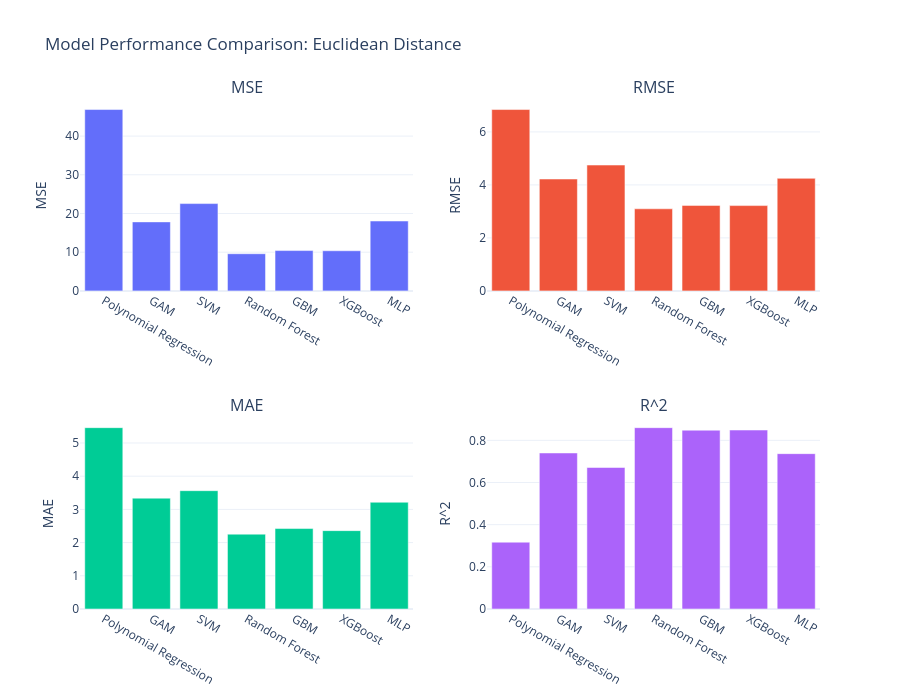
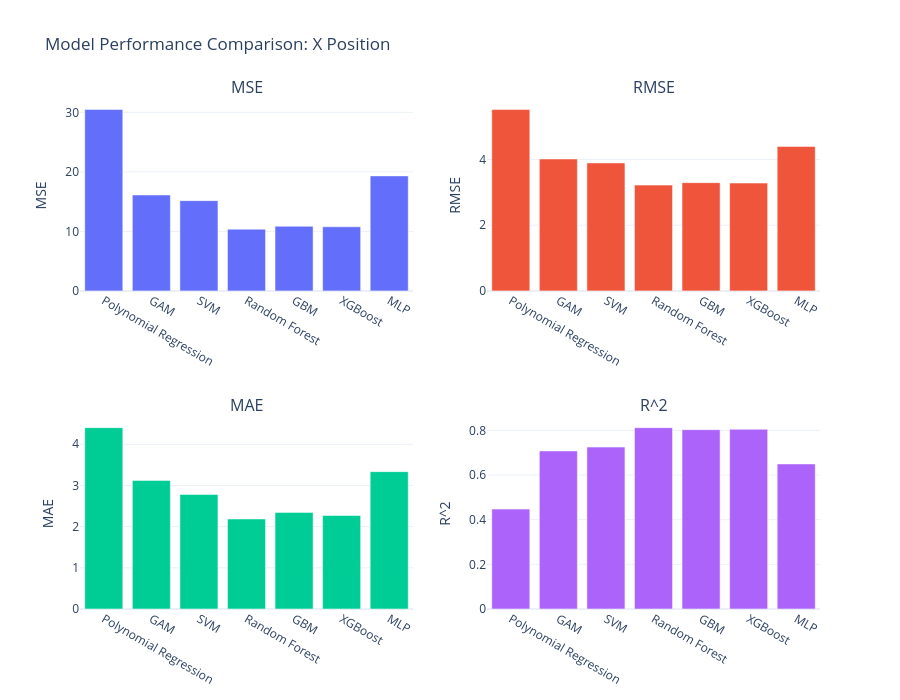
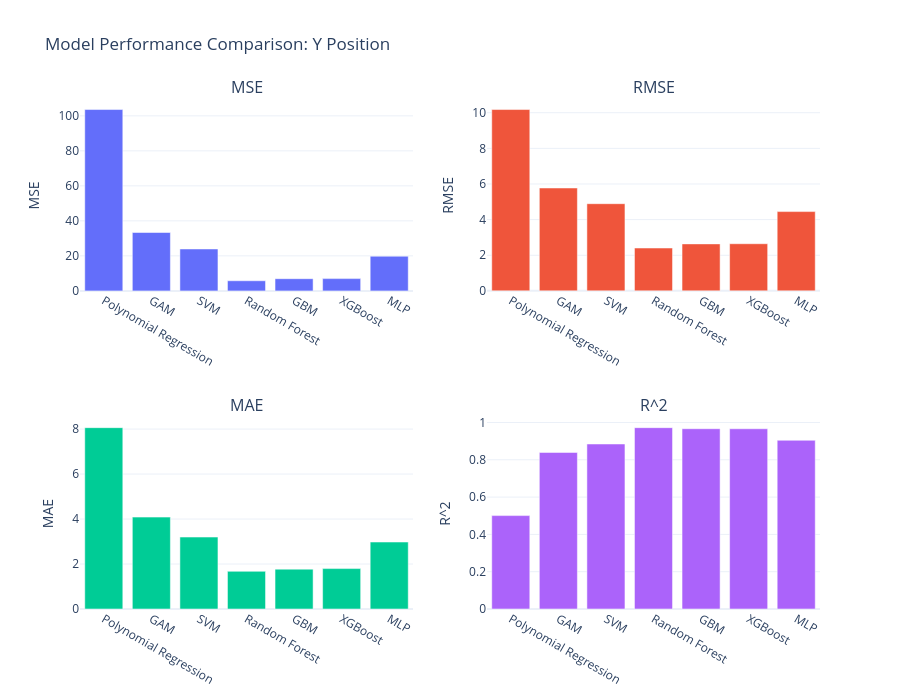

Notebook source saved alongside these figures, in order:
### Code cell
# Peformance Comparison between models

import plotly.graph_objects as go
from plotly.subplots import make_subplots

comparison_targets = {
    'Euclidean Distance': 'euclidean_distance',
    'X Position': 'x_position',
    'Y Position': 'y_position'
}

for comp_name, target_key in comparison_targets.items():
    print(f"\n=== Model Performance Comparison: {comp_name} ===")
    y_test = targets[target_key][1]
    y_preds = [
        poly_preds[target_key][1],
        gam_preds[target_key][1],
        svm_preds[target_key][1],
        rf_preds[target_key][1],
        gbm_preds[target_key][1],
        xgb_preds[target_key][1],
        mlp_preds[target_key][1]
    ]
    model_names = [
        "Polynomial Regression",
        "GAM",
        "SVM",
        "Random Forest",
        "GBM",
        "XGBoost",
        "MLP"
    ]

    metrics = {
        "MSE": [],
        "RMSE": [],
        "MAE": [],
        "R^2": []
    }

    for y_pred in y_preds:
        mse = mean_squared_error(y_test, y_pred)
        rmse = np.sqrt(mse)
        mae = mean_absolute_error(y_test, y_pred)
        r2 = r2_score(y_test, y_pred)
        
        metrics["MSE"].append(mse)
        metrics["RMSE"].append(rmse)
        metrics["MAE"].append(mae)
        metrics["R^2"].append(r2)

    fig = make_subplots(rows=2, cols=2, subplot_titles=list(metrics.keys()))
    row_col = [(1, 1), (1, 2), (2, 1), (2, 2)]

    for i, (metric, values) in enumerate(metrics.items()):
        row, col = row_col[i]
        fig.add_trace(
            go.Bar(x=model_names, y=values, name=metric),
            row=row, col=col
        )
        fig.update_yaxes(title_text=metric, row=row, col=col)

    fig.update_layout(
        height=700,
        width=900,
        title_text=f"Model Performance Comparison: {comp_name}",
        showlegend=False,
        template="plotly_white"
    )

    fig.show()

### Figure 1 — Plotly figure (JSON) as saved in the notebook; plotly's stock layout.template omitted (floating-point values rounded to 4 significant figures)
{"data": [{"name": "MSE", "type": "bar", "x": ["Polynomial Regression", "GAM", "SVM", "Random Forest", "GBM", "XGBoost", "MLP"], "xaxis": "x", "y": [46.86, 17.83, 22.56, 9.599, 10.42, 10.37, 18.05], "yaxis": "y"}, {"name": "RMSE", "type": "bar", "x": ["Polynomial Regression", "GAM", "SVM", "Random Forest", "GBM", "XGBoost", "MLP"], "xaxis": "x2", "y": [6.845, 4.222, 4.75, 3.098, 3.227, 3.22, 4.249], "yaxis": "y2"}, {"name": "MAE", "type": "bar", "x": ["Polynomial Regression", "GAM", "SVM", "Random Forest", "GBM", "XGBoost", "MLP"], "xaxis": "x3", "y": [5.461, 3.338, 3.563, 2.254, 2.423, 2.361, 3.215], "yaxis": "y3"}, {"name": "R^2", "type": "bar", "x": ["Polynomial Regression", "GAM", "SVM", "Random Forest", "GBM", "XGBoost", "MLP"], "xaxis": "x4", "y": [0.317, 0.7401, 0.6712, 0.8601, 0.8482, 0.8489, 0.7369], "yaxis": "y4"}], "layout": {"annotations": [{"font": {"size": 16}, "showarrow": false, "text": "MSE", "x": 0.225, "xanchor": "center", "xref": "paper", "y": 1, "yanchor": "bottom", "yref": "paper"}, {"font": {"size": 16}, "showarrow": false, "text": "RMSE", "x": 0.775, "xanchor": "center", "xref": "paper", "y": 1, "yanchor": "bottom", "yref": "paper"}, {"font": {"size": 16}, "showarrow": false, "text": "MAE", "x": 0.225, "xanchor": "center", "xref": "paper", "y": 0.375, "yanchor": "bottom", "yref": "paper"}, {"font": {"size": 16}, "showarrow": false, "text": "R^2", "x": 0.775, "xanchor": "center", "xref": "paper", "y": 0.375, "yanchor": "bottom", "yref": "paper"}], "height": 700, "showlegend": false, "title": {"text": "Model Performance Comparison: Euclidean Distance"}, "width": 900, "xaxis": {"anchor": "y", "domain": [0, 0.45]}, "xaxis2": {"anchor": "y2", "domain": [0.55, 1]}, "xaxis3": {"anchor": "y3", "domain": [0, 0.45]}, "xaxis4": {"anchor": "y4", "domain": [0.55, 1]}, "yaxis": {"anchor": "x", "domain": [0.625, 1], "title": {"text": "MSE"}}, "yaxis2": {"anchor": "x2", "domain": [0.625, 1], "title": {"text": "RMSE"}}, "yaxis3": {"anchor": "x3", "domain": [0, 0.375], "title": {"text": "MAE"}}, "yaxis4": {"anchor": "x4", "domain": [0, 0.375], "title": {"text": "R^2"}}}}

### Figure 2 — Plotly figure (JSON) as saved in the notebook; plotly's stock layout.template omitted (floating-point values rounded to 4 significant figures)
{"data": [{"name": "MSE", "type": "bar", "x": ["Polynomial Regression", "GAM", "SVM", "Random Forest", "GBM", "XGBoost", "MLP"], "xaxis": "x", "y": [30.47, 16.12, 15.16, 10.37, 10.86, 10.77, 19.32], "yaxis": "y"}, {"name": "RMSE", "type": "bar", "x": ["Polynomial Regression", "GAM", "SVM", "Random Forest", "GBM", "XGBoost", "MLP"], "xaxis": "x2", "y": [5.52, 4.014, 3.894, 3.22, 3.295, 3.282, 4.396], "yaxis": "y2"}, {"name": "MAE", "type": "bar", "x": ["Polynomial Regression", "GAM", "SVM", "Random Forest", "GBM", "XGBoost", "MLP"], "xaxis": "x3", "y": [4.404, 3.123, 2.782, 2.185, 2.346, 2.272, 3.335], "yaxis": "y3"}, {"name": "R^2", "type": "bar", "x": ["Polynomial Regression", "GAM", "SVM", "Random Forest", "GBM", "XGBoost", "MLP"], "xaxis": "x4", "y": [0.4474, 0.7077, 0.725, 0.812, 0.8031, 0.8047, 0.6496], "yaxis": "y4"}], "layout": {"annotations": [{"font": {"size": 16}, "showarrow": false, "text": "MSE", "x": 0.225, "xanchor": "center", "xref": "paper", "y": 1, "yanchor": "bottom", "yref": "paper"}, {"font": {"size": 16}, "showarrow": false, "text": "RMSE", "x": 0.775, "xanchor": "center", "xref": "paper", "y": 1, "yanchor": "bottom", "yref": "paper"}, {"font": {"size": 16}, "showarrow": false, "text": "MAE", "x": 0.225, "xanchor": "center", "xref": "paper", "y": 0.375, "yanchor": "bottom", "yref": "paper"}, {"font": {"size": 16}, "showarrow": false, "text": "R^2", "x": 0.775, "xanchor": "center", "xref": "paper", "y": 0.375, "yanchor": "bottom", "yref": "paper"}], "height": 700, "showlegend": false, "title": {"text": "Model Performance Comparison: X Position"}, "width": 900, "xaxis": {"anchor": "y", "domain": [0, 0.45]}, "xaxis2": {"anchor": "y2", "domain": [0.55, 1]}, "xaxis3": {"anchor": "y3", "domain": [0, 0.45]}, "xaxis4": {"anchor": "y4", "domain": [0.55, 1]}, "yaxis": {"anchor": "x", "domain": [0.625, 1], "title": {"text": "MSE"}}, "yaxis2": {"anchor": "x2", "domain": [0.625, 1], "title": {"text": "RMSE"}}, "yaxis3": {"anchor": "x3", "domain": [0, 0.375], "title": {"text": "MAE"}}, "yaxis4": {"anchor": "x4", "domain": [0, 0.375], "title": {"text": "R^2"}}}}

### Figure 3 — Plotly figure (JSON) as saved in the notebook; plotly's stock layout.template omitted (floating-point values rounded to 4 significant figures)
{"data": [{"name": "MSE", "type": "bar", "x": ["Polynomial Regression", "GAM", "SVM", "Random Forest", "GBM", "XGBoost", "MLP"], "xaxis": "x", "y": [103.6, 33.35, 23.94, 5.787, 6.96, 7.007, 19.81], "yaxis": "y"}, {"name": "RMSE", "type": "bar", "x": ["Polynomial Regression", "GAM", "SVM", "Random Forest", "GBM", "XGBoost", "MLP"], "xaxis": "x2", "y": [10.18, 5.775, 4.893, 2.406, 2.638, 2.647, 4.451], "yaxis": "y2"}, {"name": "MAE", "type": "bar", "x": ["Polynomial Regression", "GAM", "SVM", "Random Forest", "GBM", "XGBoost", "MLP"], "xaxis": "x3", "y": [8.063, 4.085, 3.199, 1.676, 1.772, 1.797, 2.978], "yaxis": "y3"}, {"name": "R^2", "type": "bar", "x": ["Polynomial Regression", "GAM", "SVM", "Random Forest", "GBM", "XGBoost", "MLP"], "xaxis": "x4", "y": [0.5008, 0.8393, 0.8846, 0.9721, 0.9665, 0.9662, 0.9045], "yaxis": "y4"}], "layout": {"annotations": [{"font": {"size": 16}, "showarrow": false, "text": "MSE", "x": 0.225, "xanchor": "center", "xref": "paper", "y": 1, "yanchor": "bottom", "yref": "paper"}, {"font": {"size": 16}, "showarrow": false, "text": "RMSE", "x": 0.775, "xanchor": "center", "xref": "paper", "y": 1, "yanchor": "bottom", "yref": "paper"}, {"font": {"size": 16}, "showarrow": false, "text": "MAE", "x": 0.225, "xanchor": "center", "xref": "paper", "y": 0.375, "yanchor": "bottom", "yref": "paper"}, {"font": {"size": 16}, "showarrow": false, "text": "R^2", "x": 0.775, "xanchor": "center", "xref": "paper", "y": 0.375, "yanchor": "bottom", "yref": "paper"}], "height": 700, "showlegend": false, "title": {"text": "Model Performance Comparison: Y Position"}, "width": 900, "xaxis": {"anchor": "y", "domain": [0, 0.45]}, "xaxis2": {"anchor": "y2", "domain": [0.55, 1]}, "xaxis3": {"anchor": "y3", "domain": [0, 0.45]}, "xaxis4": {"anchor": "y4", "domain": [0.55, 1]}, "yaxis": {"anchor": "x", "domain": [0.625, 1], "title": {"text": "MSE"}}, "yaxis2": {"anchor": "x2", "domain": [0.625, 1], "title": {"text": "RMSE"}}, "yaxis3": {"anchor": "x3", "domain": [0, 0.375], "title": {"text": "MAE"}}, "yaxis4": {"anchor": "x4", "domain": [0, 0.375], "title": {"text": "R^2"}}}}
